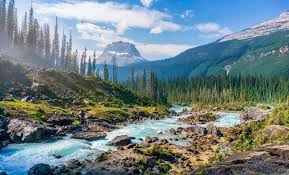
#> input picture python/nature.jpg, 289 x 175 px
$ python image.py
#> lines starting #> are read from the running program, lines starting #| are printed output that depends on the picture
from PIL import Image, ImageFilter

before = Image.open("nature.jpg")
#> before is the input picture: PIL image 289x175 RGB; mean R, G, B 113.4, 130.1, 134.3
after = before.filter(ImageFilter.SMOOTH)
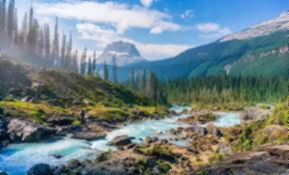
#> after: PIL image 289x175 RGB; mean R, G, B 113.3, 130.1, 134.3
after.save("nature2.jpg")
